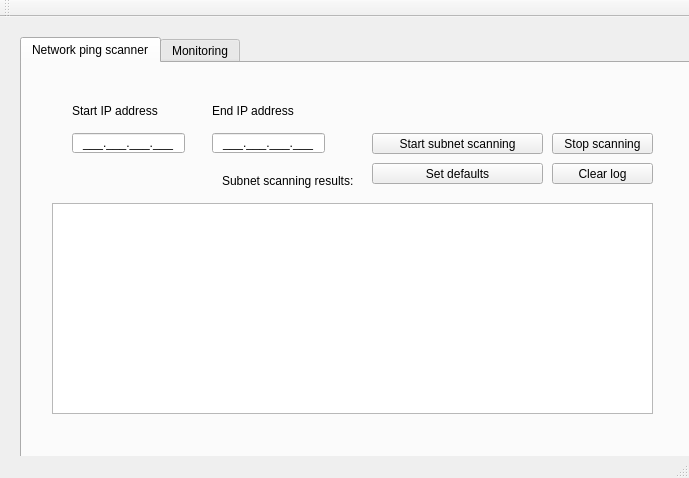
<?xml version="1.0" encoding="UTF-8"?>
<ui version="4.0">
 <class>MainWindow</class>
 <widget class="QMainWindow" name="MainWindow">
  <property name="geometry">
   <rect>
    <x>0</x>
    <y>0</y>
    <width>689</width>
    <height>478</height>
   </rect>
  </property>
  <property name="windowTitle">
   <string>MainWindow</string>
  </property>
  <widget class="QWidget" name="centralWidget">
   <widget class="QTabWidget" name="tabWidget">
    <property name="geometry">
     <rect>
      <x>20</x>
      <y>20</y>
      <width>671</width>
      <height>421</height>
     </rect>
    </property>
    <property name="currentIndex">
     <number>0</number>
    </property>
    <widget class="QWidget" name="tab">
     <attribute name="title">
      <string>Network ping scanner</string>
     </attribute>
     <widget class="QLineEdit" name="leStartIpAddr">
      <property name="geometry">
       <rect>
        <x>50</x>
        <y>70</y>
        <width>113</width>
        <height>20</height>
       </rect>
      </property>
      <property name="inputMask">
       <string>009.009.009.009;_</string>
      </property>
      <property name="alignment">
       <set>Qt::AlignCenter</set>
      </property>
     </widget>
     <widget class="QLineEdit" name="leEndtIpAddr">
      <property name="geometry">
       <rect>
        <x>190</x>
        <y>70</y>
        <width>113</width>
        <height>20</height>
       </rect>
      </property>
      <property name="inputMask">
       <string>009.009.009.009;_</string>
      </property>
      <property name="text">
       <string>...</string>
      </property>
      <property name="alignment">
       <set>Qt::AlignCenter</set>
      </property>
     </widget>
     <widget class="QToolButton" name="tbStartScanning">
      <property name="geometry">
       <rect>
        <x>350</x>
        <y>70</y>
        <width>171</width>
        <height>21</height>
       </rect>
      </property>
      <property name="text">
       <string>Start subnet scanning</string>
      </property>
     </widget>
     <widget class="QLabel" name="label">
      <property name="geometry">
       <rect>
        <x>50</x>
        <y>40</y>
        <width>111</width>
        <height>16</height>
       </rect>
      </property>
      <property name="text">
       <string>Start IP address</string>
      </property>
     </widget>
     <widget class="QLabel" name="label_2">
      <property name="geometry">
       <rect>
        <x>190</x>
        <y>40</y>
        <width>111</width>
        <height>16</height>
       </rect>
      </property>
      <property name="text">
       <string>End IP address</string>
      </property>
     </widget>
     <widget class="QLabel" name="label_3">
      <property name="geometry">
       <rect>
        <x>200</x>
        <y>110</y>
        <width>141</width>
        <height>16</height>
       </rect>
      </property>
      <property name="text">
       <string>Subnet scanning results:</string>
      </property>
     </widget>
     <widget class="QPlainTextEdit" name="plainTextEditScanning">
      <property name="geometry">
       <rect>
        <x>30</x>
        <y>140</y>
        <width>601</width>
        <height>211</height>
       </rect>
      </property>
     </widget>
     <widget class="QLabel" name="lblScanInfo">
      <property name="geometry">
       <rect>
        <x>340</x>
        <y>20</y>
        <width>561</width>
        <height>31</height>
       </rect>
      </property>
      <property name="text">
       <string/>
      </property>
     </widget>
     <widget class="QToolButton" name="tbStopScanning">
      <property name="geometry">
       <rect>
        <x>530</x>
        <y>70</y>
        <width>101</width>
        <height>21</height>
       </rect>
      </property>
      <property name="text">
       <string>Stop scanning</string>
      </property>
     </widget>
     <widget class="QToolButton" name="tbSetDefaults">
      <property name="geometry">
       <rect>
        <x>350</x>
        <y>100</y>
        <width>171</width>
        <height>21</height>
       </rect>
      </property>
      <property name="text">
       <string>Set defaults</string>
      </property>
     </widget>
     <widget class="QToolButton" name="tbClearLog">
      <property name="geometry">
       <rect>
        <x>530</x>
        <y>100</y>
        <width>101</width>
        <height>21</height>
       </rect>
      </property>
      <property name="text">
       <string>Clear log</string>
      </property>
     </widget>
    </widget>
    <widget class="QWidget" name="tab_2">
     <attribute name="title">
      <string>Monitoring</string>
     </attribute>
     <widget class="QLineEdit" name="leIpAddrToMonitor">
      <property name="geometry">
       <rect>
        <x>30</x>
        <y>60</y>
        <width>113</width>
        <height>20</height>
       </rect>
      </property>
      <property name="inputMask">
       <string>009.009.009.009;_</string>
      </property>
      <property name="alignment">
       <set>Qt::AlignCenter</set>
      </property>
     </widget>
     <widget class="QPlainTextEdit" name="plainTextEditMonitoring">
      <property name="geometry">
       <rect>
        <x>30</x>
        <y>130</y>
        <width>611</width>
        <height>221</height>
       </rect>
      </property>
     </widget>
     <widget class="QLabel" name="label_4">
      <property name="geometry">
       <rect>
        <x>260</x>
        <y>100</y>
        <width>151</width>
        <height>16</height>
       </rect>
      </property>
      <property name="text">
       <string>IP address monitoring results:</string>
      </property>
     </widget>
     <widget class="QToolButton" name="tbStartMonitoring">
      <property name="geometry">
       <rect>
        <x>290</x>
        <y>60</y>
        <width>171</width>
        <height>21</height>
       </rect>
      </property>
      <property name="text">
       <string>Start monitoring for IP address</string>
      </property>
     </widget>
     <widget class="QLabel" name="lblIpAddrToMonitor">
      <property name="geometry">
       <rect>
        <x>33</x>
        <y>30</y>
        <width>111</width>
        <height>16</height>
       </rect>
      </property>
      <property name="text">
       <string>IP address to monitor:</string>
      </property>
     </widget>
     <widget class="QSpinBox" name="sbMonPause">
      <property name="geometry">
       <rect>
        <x>210</x>
        <y>57</y>
        <width>42</width>
        <height>22</height>
       </rect>
      </property>
      <property name="minimum">
       <number>1</number>
      </property>
      <property name="maximum">
       <number>5</number>
      </property>
      <property name="displayIntegerBase">
       <number>10</number>
      </property>
     </widget>
     <widget class="QLabel" name="lblIpAddrToMonitor_2">
      <property name="geometry">
       <rect>
        <x>180</x>
        <y>30</y>
        <width>111</width>
        <height>16</height>
       </rect>
      </property>
      <property name="text">
       <string>Interval (sec):</string>
      </property>
     </widget>
     <widget class="QToolButton" name="tbStoptMonitoring">
      <property name="geometry">
       <rect>
        <x>470</x>
        <y>60</y>
        <width>171</width>
        <height>21</height>
       </rect>
      </property>
      <property name="text">
       <string>Stop monitoring for IP address</string>
      </property>
     </widget>
    </widget>
   </widget>
  </widget>
  <widget class="QMenuBar" name="menuBar">
   <property name="geometry">
    <rect>
     <x>0</x>
     <y>0</y>
     <width>689</width>
     <height>21</height>
    </rect>
   </property>
  </widget>
  <widget class="QToolBar" name="mainToolBar">
   <attribute name="toolBarArea">
    <enum>TopToolBarArea</enum>
   </attribute>
   <attribute name="toolBarBreak">
    <bool>false</bool>
   </attribute>
  </widget>
  <widget class="QStatusBar" name="statusBar"/>
 </widget>
 <layoutdefault spacing="6" margin="11"/>
 <resources/>
 <connections/>
</ui>
